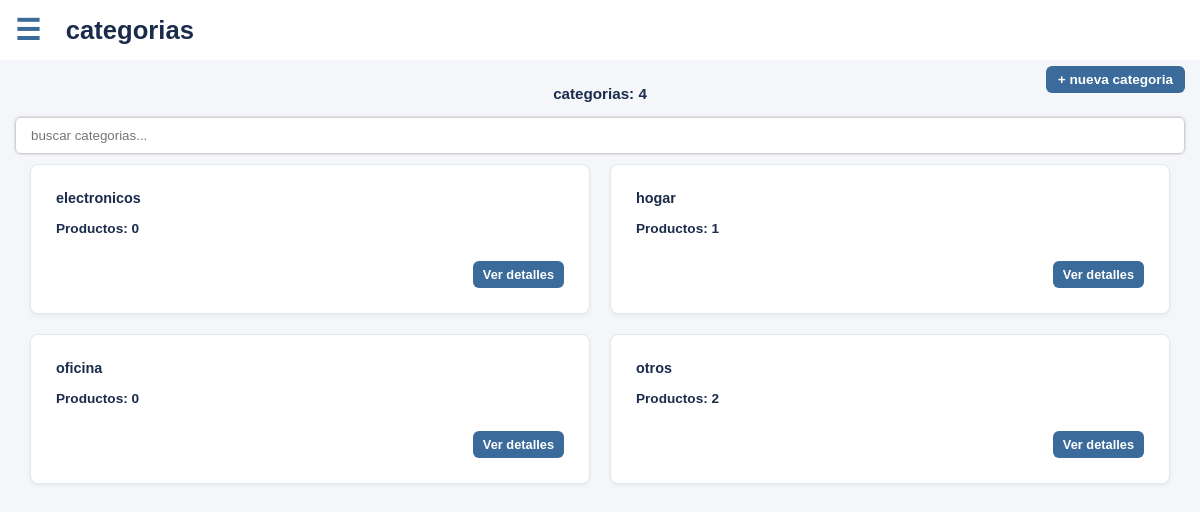
The page /vista-administracion/categorias.php (signed in) on the database its author committed.
### tables this page shows
CREATE TABLE `categorias` (
  `id_categoria` int(11) NOT NULL,
  `nombre_categoria` varchar(100) NOT NULL
);

### vista-administracion/categorias.php (the view, shortened to what this page needs)
<?php
$host = 'localhost';
$dbname = 'paginaweb';
$username = 'root';
$password = '';
try {
    $conexion = new PDO("mysql:host=$host;dbname=$dbname;charset=utf8mb4", $username, $password);
    $conexion->setAttribute(PDO::ATTR_ERRMODE, PDO::ERRMODE_EXCEPTION);
    $query = "SELECT c.id_categoria, c.nombre_categoria, COUNT(p.id_producto) AS total_productos
              FROM categorias c
              LEFT JOIN catalogo p ON c.id_categoria = p.id_categoria
              GROUP BY c.id_categoria, c.nombre_categoria";
    $stmt = $conexion->prepare($query);
    $stmt->execute();
    $categorias = $stmt->fetchAll(PDO::FETCH_ASSOC);
    $total_categorias = count($categorias);
} catch (PDOException $e) {
    echo "Error de conexión: " . $e->getMessage();
    $categorias = [];
    $total_categorias = 0;
}
?>
<!DOCTYPE html>
<html lang="es">
<head>
    <link rel="stylesheet" href="../CSS/CSS_AdminPanel.css">
</head>
<body>
    <div class="contenedor">
        <div class="barra_superior">
            <button class="btn-menu-hamburguesa" onclick="toggleMenu()">☰</button>
            <h2>categorias</h2>
        </div>
        <div class="contenido_contenedor">
            <div class="barra-acciones">
                <h3>categorias: <?php echo $total_categorias; ?></h3>
                <div style="display: flex; align-items: center;gap: 10px;">
                    <div>
                        <a href="#" class="btn-publicar" onclick="abrirModal(event)">+ nueva categoria</a>
                    </div>
                    <div class="buscador">
                        <input type="text" id="buscador" placeholder="buscar categorias...">
                    </div>
                </div>
            </div>
            <div class="panel-contenedor-categorias">
                <?php if ($total_categorias > 0): ?>
                    <?php foreach ($categorias as $cat): ?>
                        <div class="tarjeta-categoria">
                            <div class="tarjeta-categoria-header">
                                <h3 class="nombre-producto"><?php echo htmlspecialchars($cat['nombre_categoria']); ?></h3>
                            </div>
                            <div class="tarjeta-categoria-body">
                                <p class="precio-producto">Productos: <?php echo $cat['total_productos']; ?></p>
                            </div>
                            <div class="tarjeta-categoria-footer">
                                <a href="detalles_categoria.php?id=<?php echo $cat['id_categoria']; ?>" class="btn-detalles">Ver detalles</a>
                            </div>
                        </div>
                    <?php endforeach; ?>
                <?php else: ?>
                    <p>No hay categorías registradas.</p>
                <?php endif; ?>
            </div>
        </div>
    </div>
</body>
</html>

### CSS/CSS_AdminPanel.css (style rules this page uses)
* { box-sizing: border-box; font-family: sans-serif; list-style: none; text-decoration: none; }
html { scroll-behavior: smooth; }
body { margin: 0; padding: 0; }
:root { --color-principal: #3b6b9a; --color-textos: #1a2b4c; --color-ambar: #cda250; --acento-secundarios: #2a4c6a; --acento-calido: #9a6a3a; --fondo: #f4f6f9; }
.contenedor { display: grid; grid-template-columns: 15vw auto; grid-template-rows: 10vh 90vh; height: 100vh; width: 100vw; }
.barra_superior { grid-column: 2 / 3; grid-row: 1 / 2; box-shadow: 0 1px 4px #afafaf; background-color: #ffffff; z-index: 10; display: flex; align-items: center; }
.barra_superior h2 { padding-left: 10px; font-size: 1.6em; color: var(--color-textos); cursor: pointer; }
.contenido_contenedor { grid-column: 2 / 3; grid-row: 1 / 3; background-color: var(--fondo); z-index: 5; display: flex; flex-direction: column; justify-content: space-between; align-items: center; padding-top: calc(8vh + 40px); }
.barra-acciones { height: 12%; width: 100%; display: flex; justify-content: space-between; align-items: center; padding: 0 30px; }
.barra-acciones h3 { color: var(--color-textos); }
.btn-publicar { background-color: var(--color-principal); color: white; padding: 10px 25px; border-radius: 6px; font-size: 0.95em; font-weight: 600; transition: background-color 0.2s, transform 0.2s; }
.buscador { display: flex; justify-content: center; align-items: center; background-color: #fff; box-shadow: 0 0 2px #aeaeae; border-radius: 5px; }
.buscador input { padding: 10px 15px; border: 1px solid #d1d1d1; border-radius: 6px; color: #333; transition: all 0.3s ease; }
.nombre-producto { margin: 0; color: var(--color-textos); font-size: 1.25em; width: 40%; }
.precio-producto { margin: 0; color: var(--color-textos); font-size: 1.4em; font-weight: bold; }
.btn-detalles { background-color: var(--color-principal); color: #fff; padding: 10px 25px; border-radius: 6px; font-size: 0.95em; font-weight: 600; transition: background-color 0.2s, transform 0.2s; }
.panel-contenedor-categorias { height: 88%; width: 100%; display: grid; grid-template-columns: repeat(2, 1fr); align-content: start; gap: 20px; padding: 0 30px 20px 30px; overflow-y: auto; }
.tarjeta-categoria { background-color: #ffffff; border: 1px solid #e2e8f0; border-radius: 8px; padding: 25px; display: flex; flex-direction: column; justify-content: space-between; gap: 15px; box-shadow: 0 2px 4px rgba(0, 0, 0, 0.05); transition: transform 0.2s ease, box-shadow 0.2s ease; }
.tarjeta-categoria-header { display: flex; justify-content: space-between; align-items: center; width: 100%; }
.tarjeta-categoria-body { display: flex; flex-direction: column; align-items: flex-start; gap: 10px; width: 100%; }
.tarjeta-categoria-footer { width: 100%; display: flex; justify-content: flex-end; margin-top: 10px; }
button { font-size: 1.2em; font-weight: 600; padding: 12px 60px; border: none; color: #fff; background-color: var(--color-principal); border-radius: 6px; cursor: pointer; transition: transform 0.2s, box-shadow 0.2s, background-color 0.2s; }
.btn-menu-hamburguesa { display: none; }
.contenedor { display: block; width: 100vw; height: 100vh; overflow-x: hidden; position: relative; }
.barra_superior { width: 100%; height: 60px; padding: 0 15px; display: flex; justify-content: flex-start; align-items: center; gap: 15px; box-shadow: 0 2px 4px rgba(0,0,0,0.1); background-color: #ffffff; }
.btn-menu-hamburguesa { display: block; background: none; border: none; font-size: 1.8rem; color: var(--color-principal); cursor: pointer; padding: 0; }
.contenido_contenedor { width: 100%; height: calc(100vh - 60px); padding-top: 15px; overflow-y: auto; }
.barra-acciones { display: flex; flex-direction: column; gap: 10px; padding: 10px 15px; width: 100%; height: auto; }
.barra-acciones { display: flex; flex-direction: column; }
.barra-acciones { padding: 10px 15px; }
.barra-acciones > h3 { margin: 0; font-size: 0.95em; }
.barra-acciones > div { display: flex; flex-direction: column; width: 100%; gap: 10px; }
.barra-acciones > div > div:first-child { position: absolute; top: 70px; right: 15px; }
.btn-publicar { padding: 6px 12px; font-size: 0.85em; }
.buscador { width: 100%; margin-top: 5px; }
.buscador input { width: 100%; }
.nombre-producto { font-size: 0.9em; width: 100%; }
.precio-producto { font-size: 0.85em; }
.btn-detalles { padding: 6px 10px; font-size: 0.8em; }

### rows shown on the page
categorias: nombre_categoria "electronicos", total_productos "0"
categorias: nombre_categoria "hogar", total_productos "1"
categorias: nombre_categoria "oficina", total_productos "0"
categorias: nombre_categoria "otros", total_productos "2"

### other values the page prints
$total_categorias "4"
